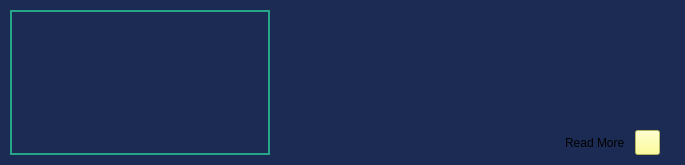
                                  <widget class="QFrame" name="frame_71">
                                   <property name="minimumSize">
                                    <size>
                                     <width>0</width>
                                     <height>0</height>
                                    </size>
                                   </property>
                                   <property name="maximumSize">
                                    <size>
                                     <width>16777215</width>
                                     <height>16777215</height>
                                    </size>
                                   </property>
                                   <property name="styleSheet">
                                    <string notr="true">background-color: #1b2b54;</string>
                                   </property>
                                   <property name="frameShape">
                                    <enum>QFrame::NoFrame</enum>
                                   </property>
                                   <property name="frameShadow">
                                    <enum>QFrame::Raised</enum>
                                   </property>
                                   <layout class="QHBoxLayout" name="horizontalLayout_35">
                                    <property name="spacing">
                                     <number>15</number>
                                    </property>
                                    <property name="leftMargin">
                                     <number>10</number>
                                    </property>
                                    <property name="topMargin">
                                     <number>10</number>
                                    </property>
                                    <property name="rightMargin">
                                     <number>10</number>
                                    </property>
                                    <property name="bottomMargin">
                                     <number>10</number>
                                    </property>
                                    <item>
                                     <widget class="QFrame" name="frame_80">
                                      <property name="minimumSize">
                                       <size>
                                        <width>260</width>
                                        <height>120</height>
                                       </size>
                                      </property>
                                      <property name="maximumSize">
                                       <size>
                                        <width>360</width>
                                        <height>166</height>
                                       </size>
                                      </property>
                                      <property name="styleSheet">
                                       <string notr="true"/>
                                      </property>
                                      <property name="frameShape">
                                       <enum>QFrame::NoFrame</enum>
                                      </property>
                                      <property name="frameShadow">
                                       <enum>QFrame::Raised</enum>
                                      </property>
                                      <layout class="QVBoxLayout" name="verticalLayout_48">
                                       <property name="spacing">
                                        <number>0</number>
                                       </property>
                                       <property name="leftMargin">
                                        <number>0</number>
                                       </property>
                                       <property name="topMargin">
                                        <number>0</number>
                                       </property>
                                       <property name="rightMargin">
                                        <number>0</number>
                                       </property>
                                       <property name="bottomMargin">
                                        <number>0</number>
                                       </property>
                                       <item>
                                        <widget class="QLabel" name="label_22">
                                         <property name="maximumSize">
                                          <size>
                                           <width>16777215</width>
                                           <height>16777215</height>
                                          </size>
                                         </property>
                                         <property name="styleSheet">
                                          <string notr="true">border: 2px solid #26a588;
border-radius: 0px;</string>
                                         </property>
                                         <property name="frameShape">
                                          <enum>QFrame::NoFrame</enum>
                                         </property>
                                         <property name="frameShadow">
                                          <enum>QFrame::Raised</enum>
                                         </property>
                                         <property name="text">
                                          <string/>
                                         </property>
                                         <property name="pixmap">
                                          <pixmap>C:/Users/krist/OneDrive/Работен плот/news3.jpg</pixmap>
                                         </property>
                                         <property name="scaledContents">
                                          <bool>true</bool>
                                         </property>
                                         <property name="alignment">
                                          <set>Qt::AlignLeading|Qt::AlignLeft|Qt::AlignVCenter</set>
                                         </property>
                                         <property name="wordWrap">
                                          <bool>false</bool>
                                         </property>
                                        </widget>
                                       </item>
                                      </layout>
                                     </widget>
                                    </item>
                                    <item alignment="Qt::AlignVCenter">
                                     <widget class="QFrame" name="frame_81">
                                      <property name="sizePolicy">
                                       <sizepolicy hsizetype="Preferred" vsizetype="Preferred">
                                        <horstretch>0</horstretch>
                                        <verstretch>0</verstretch>
                                       </sizepolicy>
                                      </property>
                                      <property name="minimumSize">
                                       <size>
                                        <width>390</width>
                                        <height>0</height>
                                       </size>
                                      </property>
                                      <property name="styleSheet">
                                       <string notr="true"/>
                                      </property>
                                      <property name="frameShape">
                                       <enum>QFrame::NoFrame</enum>
                                      </property>
                                      <property name="frameShadow">
                                       <enum>QFrame::Raised</enum>
                                      </property>
                                      <layout class="QVBoxLayout" name="verticalLayout_49">
                                       <property name="spacing">
                                        <number>10</number>
                                       </property>
                                       <property name="leftMargin">
                                        <number>0</number>
                                       </property>
                                       <property name="topMargin">
                                        <number>0</number>
                                       </property>
                                       <property name="rightMargin">
                                        <number>0</number>
                                       </property>
                                       <property name="bottomMargin">
                                        <number>0</number>
                                       </property>
                                       <item>
                                        <widget class="QFrame" name="frame_82">
                                         <property name="minimumSize">
                                          <size>
                                           <width>0</width>
                                           <height>40</height>
                                          </size>
                                         </property>
                                         <property name="styleSheet">
                                          <string notr="true"/>
                                         </property>
                                         <property name="frameShape">
                                          <enum>QFrame::NoFrame</enum>
                                         </property>
                                         <property name="frameShadow">
                                          <enum>QFrame::Raised</enum>
                                         </property>
                                         <layout class="QHBoxLayout" name="horizontalLayout_36">
                                          <property name="spacing">
                                           <number>0</number>
                                          </property>
                                          <property name="leftMargin">
                                           <number>0</number>
                                          </property>
                                          <property name="topMargin">
                                           <number>0</number>
                                          </property>
                                          <property name="rightMargin">
                                           <number>0</number>
                                          </property>
                                          <property name="bottomMargin">
                                           <number>0</number>
                                          </property>
                                          <item>
                                           <widget class="QLabel" name="post3_title">
                                            <property name="font">
                                             <font>
                                              <pointsize>10</pointsize>
                                              <weight>75</weight>
                                              <bold>true</bold>
                                             </font>
                                            </property>
                                            <property name="styleSheet">
                                             <string notr="true">color: #26a588;</string>
                                            </property>
                                            <property name="text">
                                             <string/>
                                            </property>
                                            <property name="textFormat">
                                             <enum>Qt::AutoText</enum>
                                            </property>
                                            <property name="scaledContents">
                                             <bool>false</bool>
                                            </property>
                                            <property name="alignment">
                                             <set>Qt::AlignLeading|Qt::AlignLeft|Qt::AlignVCenter</set>
                                            </property>
                                            <property name="wordWrap">
                                             <bool>true</bool>
                                            </property>
                                            <property name="textInteractionFlags">
                                             <set>Qt::LinksAccessibleByMouse</set>
                                            </property>
                                           </widget>
                                          </item>
                                         </layout>
                                        </widget>
                                       </item>
                                       <item>
                                        <widget class="QFrame" name="frame_83">
                                         <property name="minimumSize">
                                          <size>
                                           <width>0</width>
                                           <height>60</height>
                                          </size>
                                         </property>
                                         <property name="styleSheet">
                                          <string notr="true"/>
                                         </property>
                                         <property name="frameShape">
                                          <enum>QFrame::NoFrame</enum>
                                         </property>
                                         <property name="frameShadow">
                                          <enum>QFrame::Raised</enum>
                                         </property>
                                         <layout class="QHBoxLayout" name="horizontalLayout_37">
                                          <property name="spacing">
                                           <number>0</number>
                                          </property>
                                          <property name="leftMargin">
                                           <number>0</number>
                                          </property>
                                          <property name="topMargin">
                                           <number>0</number>
                                          </property>
                                          <property name="rightMargin">
                                           <number>0</number>
                                          </property>
                                          <property name="bottomMargin">
                                           <number>0</number>
                                          </property>
                                          <item>
                                           <widget class="QLabel" name="post3_text">
                                            <property name="minimumSize">
                                             <size>
                                              <width>0</width>
                                              <height>0</height>
                                             </size>
                                            </property>
                                            <property name="text">
                                             <string/>
                                            </property>
                                            <property name="wordWrap">
                                             <bool>true</bool>
                                            </property>
                                           </widget>
                                          </item>
                                         </layout>
                                        </widget>
                                       </item>
                                       <item>
                                        <widget class="QFrame" name="frame_84">
                                         <property name="minimumSize">
                                          <size>
                                           <width>0</width>
                                           <height>25</height>
                                          </size>
                                         </property>
                                         <property name="maximumSize">
                                          <size>
                                           <width>16777215</width>
                                           <height>16777215</height>
                                          </size>
                                         </property>
                                         <property name="styleSheet">
                                          <string notr="true"/>
                                         </property>
                                         <property name="frameShape">
                                          <enum>QFrame::NoFrame</enum>
                                         </property>
                                         <property name="frameShadow">
                                          <enum>QFrame::Raised</enum>
                                         </property>
                                         <layout class="QHBoxLayout" name="horizontalLayout_38">
                                          <property name="spacing">
                                           <number>10</number>
                                          </property>
                                          <property name="leftMargin">
                                           <number>0</number>
                                          </property>
                                          <property name="topMargin">
                                           <number>0</number>
                                          </property>
                                          <property name="rightMargin">
                                           <number>15</number>
                                          </property>
                                          <property name="bottomMargin">
                                           <number>0</number>
                                          </property>
                                          <item alignment="Qt::AlignLeft">
                                           <widget class="QLabel" name="post3_date">
                                            <property name="text">
                                             <string/>
                                            </property>
                                           </widget>
                                          </item>
                                          <item alignment="Qt::AlignRight">
                                           <widget class="QFrame" name="frame_2">
                                            <property name="frameShape">
                                             <enum>QFrame::NoFrame</enum>
                                            </property>
                                            <property name="frameShadow">
                                             <enum>QFrame::Raised</enum>
                                            </property>
                                            <layout class="QHBoxLayout" name="horizontalLayout_39">
                                             <property name="spacing">
                                              <number>10</number>
                                             </property>
                                             <property name="topMargin">
                                              <number>0</number>
                                             </property>
                                             <property name="rightMargin">
                                              <number>0</number>
                                             </property>
                                             <property name="bottomMargin">
                                              <number>0</number>
                                             </property>
                                             <item>
                                              <widget class="QLabel" name="label_12">
                                               <property name="text">
                                                <string>Read More</string>
                                               </property>
                                              </widget>
                                             </item>
                                             <item>
                                              <widget class="QPushButton" name="pushButton_2">
                                               <property name="minimumSize">
                                                <size>
                                                 <width>25</width>
                                                 <height>25</height>
                                                </size>
                                               </property>
                                               <property name="maximumSize">
                                                <size>
                                                 <width>25</width>
                                                 <height>25</height>
                                                </size>
                                               </property>
                                               <property name="styleSheet">
                                                <string notr="true">background-color: rgb(255, 255, 127);</string>
                                               </property>
                                               <property name="text">
                                                <string/>
                                               </property>
                                              </widget>
                                             </item>
                                            </layout>
                                           </widget>
                                          </item>
                                         </layout>
                                        </widget>
                                       </item>
                                      </layout>
                                     </widget>
                                    </item>
                                   </layout>
                                  </widget>
